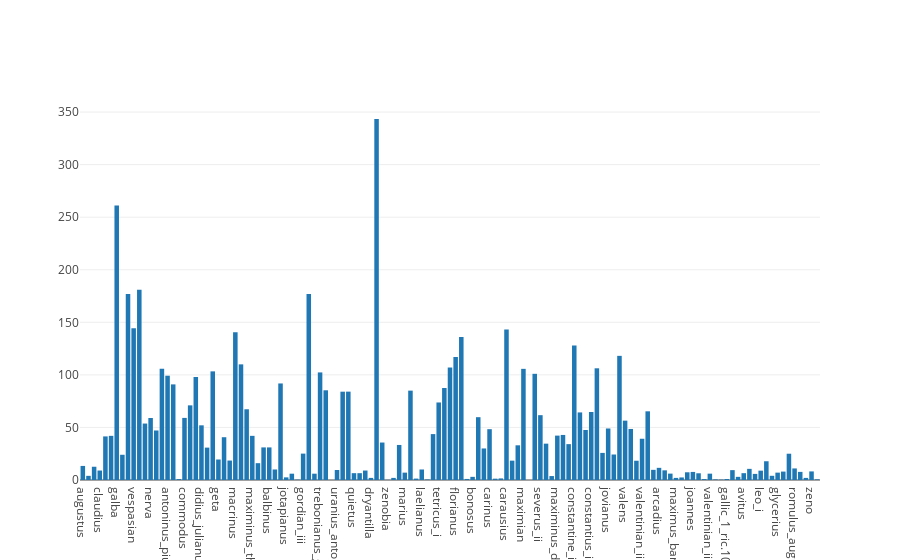

The cell this chart's notebook holds for it:
### Code cell
val issueFreqPlot = Seq(
  Bar(x = authNames, y = summaries.map(_._4))
)
plot(issueFreqPlot)

### Figure 1 — Plotly figure (JSON) as saved in the notebook; plotly's stock layout.template omitted (floating-point values rounded to 4 significant figures; data arrays with more than 128 entries replaced by an {"elided": "..."} marker saying what was removed)
{"data": [{"type": "bar", "x": {"elided": "131 str values"}, "y": {"elided": "131 float values"}}], "layout": {}}
